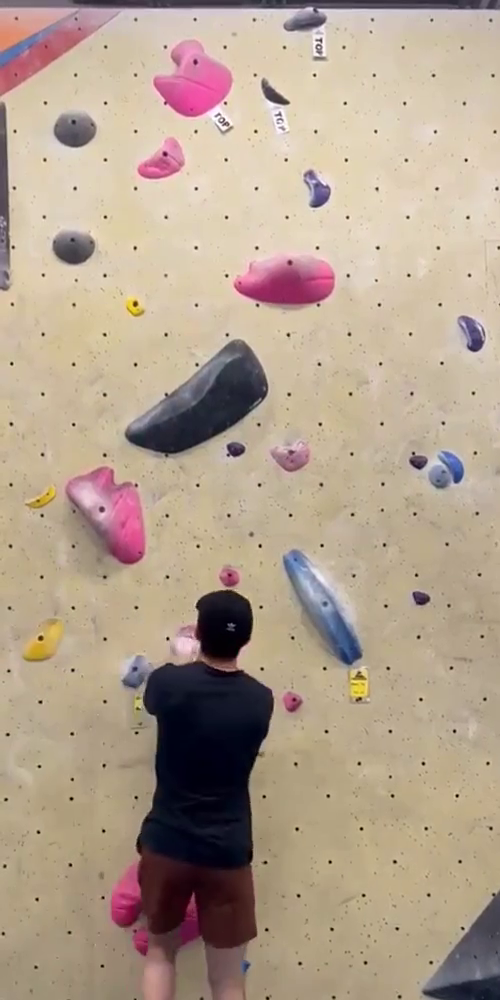
#> input picture frame 45 of assets/garrett_stable.mp4, 500 x 1000 px, given in place of abhi2_trim.mp4, which was not available
$ python edge_detection.py
#> lines starting #> are read from the running program, lines starting #| are printed output that depends on the picture; after the words box and inside, x2 and y2 are one past the last pixel; in counts of white or black regions, pixels touching at a corner belong together; pictures that were not available may be replaced by others from this repository, and a replacement may not be noted
#> in get_first_frame, frame is the input picture: shape (1000, 500, 3); mean B, G, R 142.2, 160.2, 178.3
#> in apply_kmeans_image_tracing, `hsv_image = cv2.cvtColor(image, cv2.COLOR_BGR2HSV)`: hsv_image: shape (1000, 500, 3); mean H, S, V 39.5, 65.6, 179.9
#> in apply_kmeans_image_tracing, `hsv_image = cv2.merge([h, s, v])`: hsv_image: shape (1000, 500, 3); mean H, S, V 39.5, 83.8, 223
#> in apply_kmeans_image_tracing, `enhanced_image = cv2.cvtColor(hsv_image, cv2.COLOR_HSV2RGB)`:
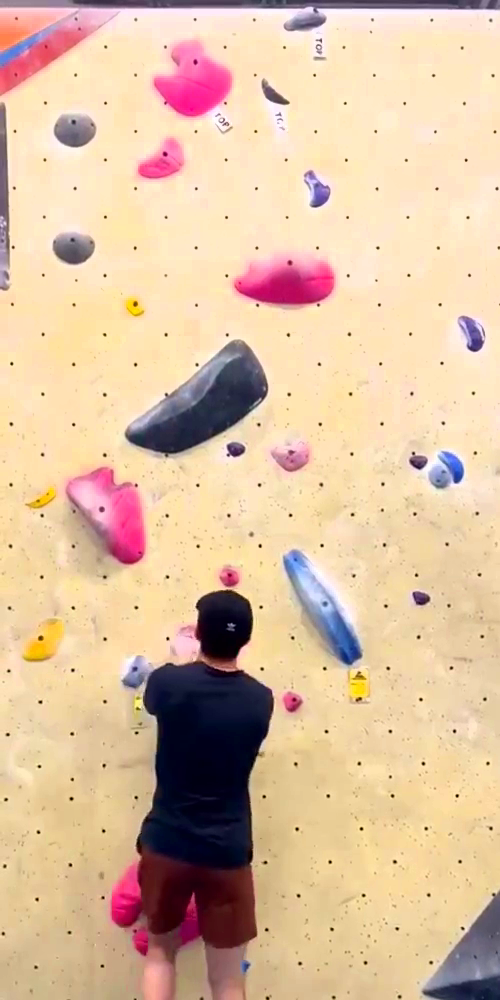
#> enhanced_image: shape (1000, 500, 3); mean R, G, B 220.4, 190.8, 161.6
#> in apply_kmeans_image_tracing, `_, labels, centers = cv2.kmeans(pixel_values, n_colors, None, criteria..`: centers = [[212.2, 179.2, 144.1], [123.3, 105, 118.7], [32.79, 18.83, 37.62], [233.6, 71.3, 132.6], [254.6, 229.4, 195.3], [242.4, 212.5, 164.7]]
#> in apply_kmeans_image_tracing, `centers = np.uint8(centers)`: centers = [[212, 179, 144], [123, 104, 118], [32, 18, 37], [233, 71, 132], [254, 229, 195], [242, 212, 164]]
import cv2
import numpy as np
import matplotlib
import matplotlib.pyplot as plt
from sklearn.cluster import KMeans

# Edge detect the image and show a black and white representation of the edges
# [23 lines left out: functions edge_detection, draw_bounding_boxes, not called in this run]

# draw bounding boxes around the detected edges from edge_detection and remove anything not in a bounding box
# lets also take the corner of each bounding box and see what color it is and then remove that color and annything similar from the image
def draw_bounding_boxes_and_remove(image, image_path=None, min_width=10, min_height=10):
#> called with min_width = 10, min_height = 10
    if image_path is not None:
        image = cv2.imread(image_path)
    gray = cv2.cvtColor(image, cv2.COLOR_BGR2GRAY)
    edges = cv2.Canny(gray, 100, 200)
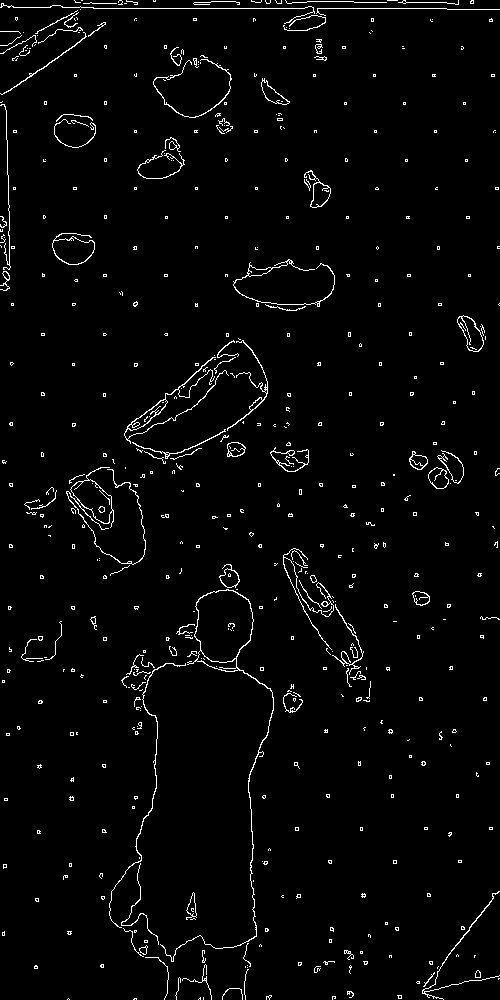
#> edges: shape (1000, 500); 2.6% white in thin lines or dots
    contours, _ = cv2.findContours(edges, cv2.RETR_EXTERNAL, cv2.CHAIN_APPROX_SIMPLE)
#> contours = 530 contours, 496 with area under 20; largest, box (x1, y1, x2, y2) and area: (160, 589, 274, 962) 3768, (70, 467, 114, 528) 1054, (52, 233, 95, 265) 854, (457, 315, 484, 352) 530, (124, 357, 229, 444) 453
    bounding_boxes = []
    for contour in contours:
        x, y, w, h = cv2.boundingRect(contour)
        if w >= min_width and h >= min_height:
            bounding_boxes.append((x, y, w, h))
            cv2.rectangle(image, (x, y), (x + w, y + h), (0, 0, 0), 2)
#> this loop made 530 passes
#> (x, y, w, h) on passes 1, 5, 6: (133, 998, 4, 2), (332, 996, 4, 4), (397, 995, 5, 4)
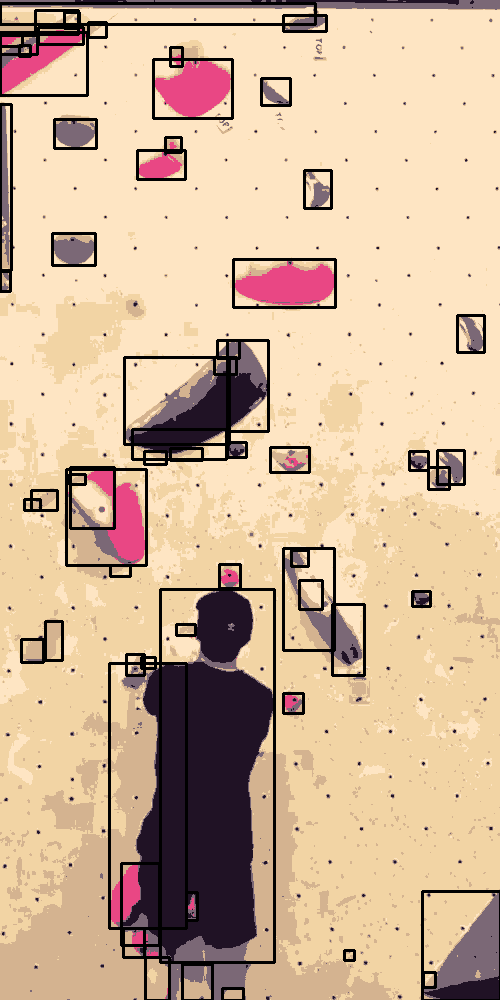
#> image: shape (1000, 500, 3); mean B, G, R 152.8, 180.7, 208.9
#> after the loop, bounding_boxes = 63 items, first 6: (222, 988, 21, 12), (423, 972, 12, 15), (182, 964, 30, 36), (145, 957, 24, 43), (344, 950, 10, 10), (123, 928, 21, 29)
    mask = np.zeros_like(edges)
    for x, y, w, h in bounding_boxes:
        mask[y:y+h, x:x+w] = 255
#> this loop made 63 passes
#> (x, y, w, h) on passes 1 to 12: (222, 988, 21, 12), (423, 972, 12, 15), (182, 964, 30, 36), (145, 957, 24, 43), (344, 950, 10, 10), (123, 928, 21, 29), (186, 892, 11, 28), (422, 891, 78, 109), (121, 863, 38, 82), (283, 693, 20, 20), (109, 663, 77, 265), (141, 657, 14, 11)
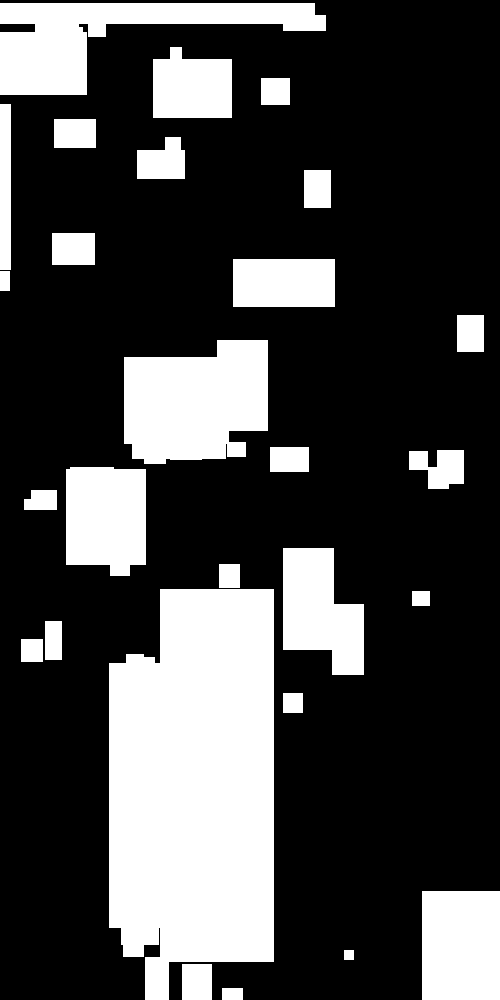
#> mask: shape (1000, 500); 27.1% white; 27 white regions, largest, box (x1, y1, x2, y2) and area: (109, 589, 274, 1000) 58150, (124, 340, 268, 464) 14721, (0, 3, 326, 95) 13102
    image = cv2.bitwise_and(image, image, mask=mask)
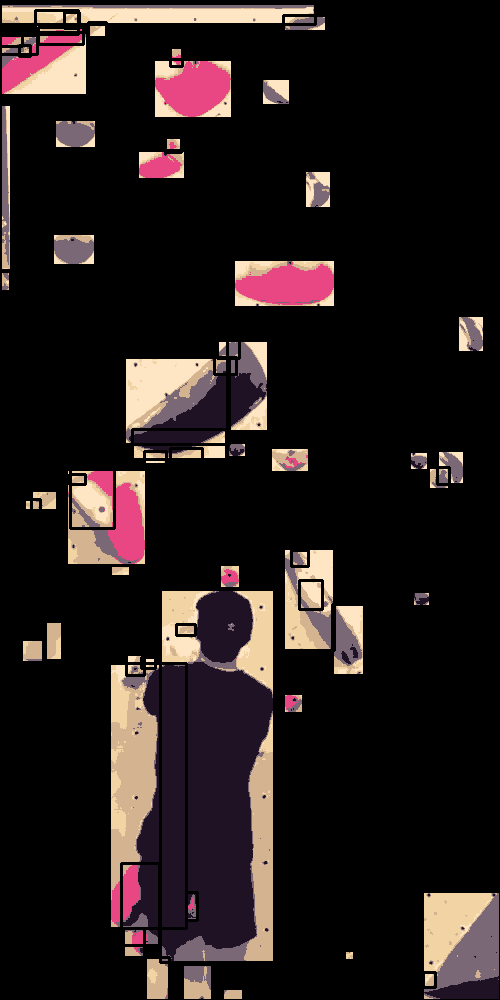
#> image: shape (1000, 500, 3); mean B, G, R 26.9, 27.4, 36
    # now lets use the most common color in each bounding box and make the whole bounding box that color
    for x, y, w, h in bounding_boxes:
        box = image[y:y+h, x:x+w]
        box = box.reshape((-1, 3))
        kmeans = KMeans(n_clusters=1).fit(box)
        color = kmeans.cluster_centers_[0]
        image[y:y+h, x:x+w] = color
#> this loop made 63 passes
#> (x, y, w, h, color) on passes 1 to 12: (222, 988, 21, 12, [91.85, 113, 133.8]), (423, 972, 12, 15, [94.28, 117.4, 135.9]), (182, 964, 30, 36, [108.8, 119.2, 141.1]), (145, 957, 24, 43, [113.8, 140.3, 166.7]), (344, 950, 10, 10, [75.5, 95.54, 110.8]), (123, 928, 21, 29, [89.63, 85.1, 135.3]), (186, 892, 11, 28, [61.14, 43.79, 76.86]), (422, 891, 78, 109, [116.6, 127.9, 149.3]), (121, 863, 38, 82, [69.11, 46.39, 96.29]), (283, 693, 20, 20, [92.21, 75.46, 136.3]), (109, 663, 77, 265, [81.01, 83.14, 109]), (141, 657, 14, 11, [67.21, 73.42, 89.13])
#> in apply_kmeans_image_tracing (call 2), `hsv_image = cv2.cvtColor(image, cv2.COLOR_BGR2HSV)`: hsv_image: shape (1000, 500, 3); mean H, S, V 25.8, 18, 35.9
    return image

def apply_kmeans_image_tracing(image, n_colors=5, image_path=None, saturation_scale=2, value_scale=2):
    if image_path is not None:
        image = cv2.imread(image_path)
    hsv_image = cv2.cvtColor(image, cv2.COLOR_BGR2HSV)
    h, s, v = cv2.split(hsv_image)
    s = cv2.multiply(s, np.array([saturation_scale]))
    v = cv2.multiply(v, np.array([value_scale]))
    s = np.clip(s, 0, 255)
    v = np.clip(v, 0, 255)
    hsv_image = cv2.merge([h, s, v])
    enhanced_image = cv2.cvtColor(hsv_image, cv2.COLOR_HSV2RGB)
    pixel_values = enhanced_image.reshape((-1, 3))
    pixel_values = np.float32(pixel_values)
    criteria = (cv2.TERM_CRITERIA_EPS + cv2.TERM_CRITERIA_MAX_ITER, 100, 0.2)
    _, labels, centers = cv2.kmeans(pixel_values, n_colors, None, criteria, 10, cv2.KMEANS_RANDOM_CENTERS)
    centers = np.uint8(centers)
    result_image = centers[labels.flatten()]
    result_image = result_image.reshape(enhanced_image.shape)
    return cv2.cvtColor(result_image, cv2.COLOR_RGB2BGR)

# doesnt work
# [25 lines left out: functions remove_shadows, plot_all_colors_in_image, not called in this run]

def all_colors_in_image(image, image_path=None):
    if image_path is not None:
        image = cv2.imread(image_path)
    r, g, b = cv2.split(image)
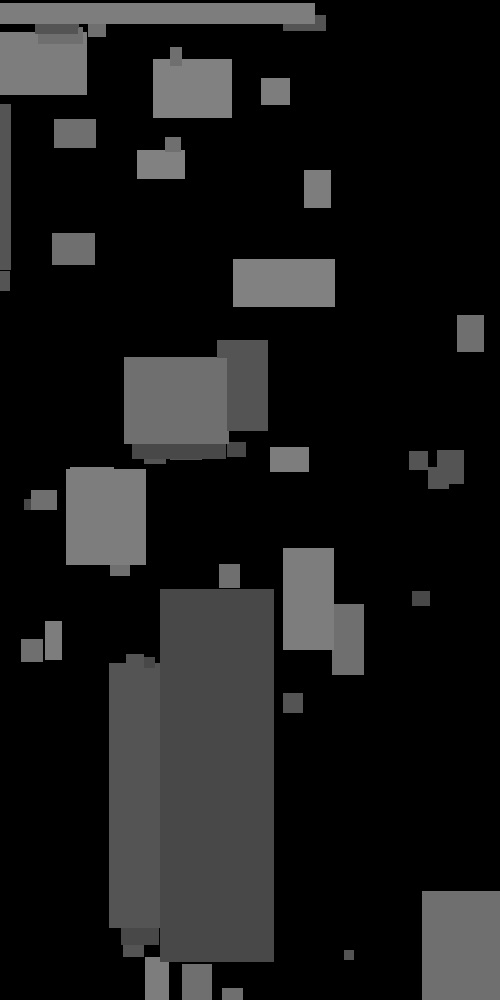
#> r: shape (1000, 500); min 0, max 129, mean 26.5
    pixel_colors = image.reshape((np.shape(image)[0]*np.shape(image)[1], 3))
    pixel_colors = np.unique(pixel_colors, axis=0)
#> pixel_colors = [[0, 0, 0], [72, 70, 90], [84, 87, 111], [111, 120, 143], [125, 136, 176], [129, 103, 208]]
    return pixel_colors


# function to pull first image out of mp4 as opencv image like imread
def get_first_frame(video_path):
    cap = cv2.VideoCapture(video_path)
    ret, frame = cap.read()
    cap.release()
    return frame

# Show each different mask for EACH color in the image other than black and then make the black transparent
# use results from all_colors_in_image
def get_masks(image, image_path=None):
    masks = []
    if image_path is not None:
        image = cv2.imread(image_path)
    colors = all_colors_in_image(image)
#> colors has the same summary as pixel_colors in all_colors_in_image
    print(colors)
#| [[  0   0   0]
#|  [ 72  70  90]
#|  [ 84  87 111]
#|  [111 120 143]
#|  [125 136 176]
#|  [129 103 208]]
    for color in colors:
        if color.all() != 0:
            mask = cv2.inRange(image, color, color)
            mask = cv2.bitwise_not(mask)
            mask = cv2.cvtColor(mask, cv2.COLOR_GRAY2BGR)
            mask = cv2.bitwise_and(image, mask)
            masks.append(mask)
#> this loop made 6 passes
#> after the loop, masks = 5 items
            # cv2.imshow(f"Color {color}", mask)
    return masks

# [9 lines left out: function find_bounding_boxes_from_mask, not called in this run]

if __name__ == "__main__":
    n_colors = 6
    image = get_first_frame("../assets/abhi2_trim.mp4")
    #cv2.imshow(f"Original", image)
    image = apply_kmeans_image_tracing(image, n_colors=n_colors, saturation_scale=1.3, value_scale=1.3)
    #cv2.imshow(f"Rasterized", image)
    image = apply_kmeans_image_tracing(draw_bounding_boxes_and_remove(image), n_colors=n_colors, saturation_scale=1, value_scale=1)
    #cv2.imshow(f"Image {n_colors}", image)
    masks = get_masks(image)
#> masks = 5 items
    for i, mask in enumerate(masks):
        cv2.imshow(f"Mask {i}", mask)
#> this loop made 5 passes
#> pass 2, `cv2.imshow(f"Mask {i}", mask)`:
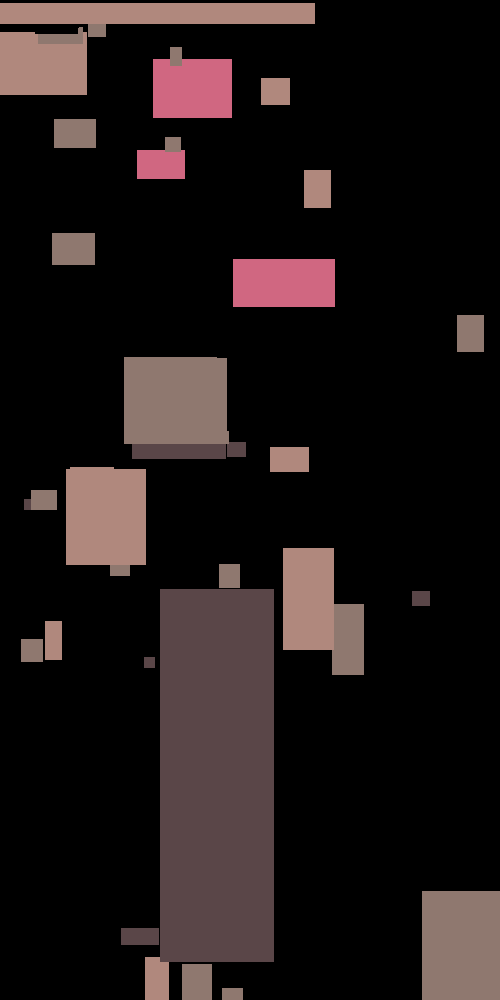
#> window 'Mask 1': shape (1000, 500, 3); mean B, G, R 22.7, 23.1, 30.7
    #cv2.imshow(f"Mask", masks[1])
    cv2.waitKey(0)
    cv2.destroyAllWindows()
    #show_masks(image)
    #show_masks_and_bounding_boxes("assets/garrett.mp4", n_colors=n_colors)
